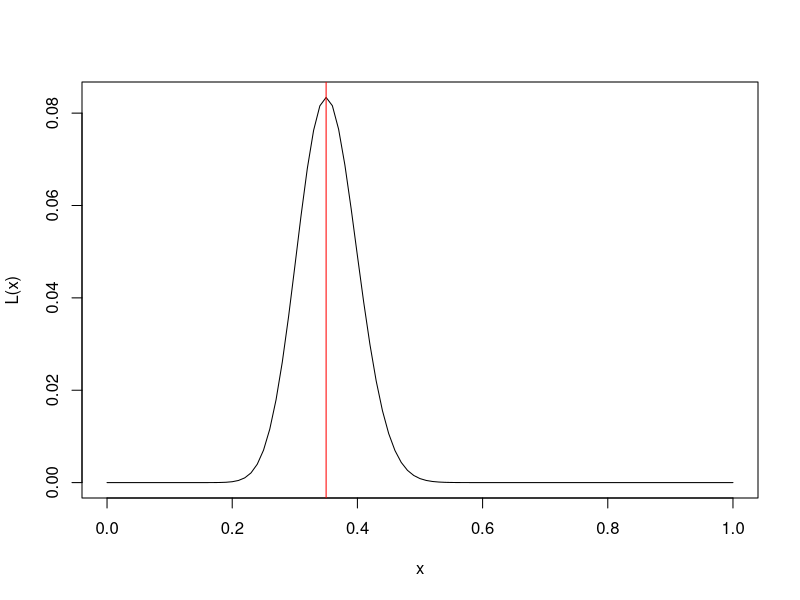
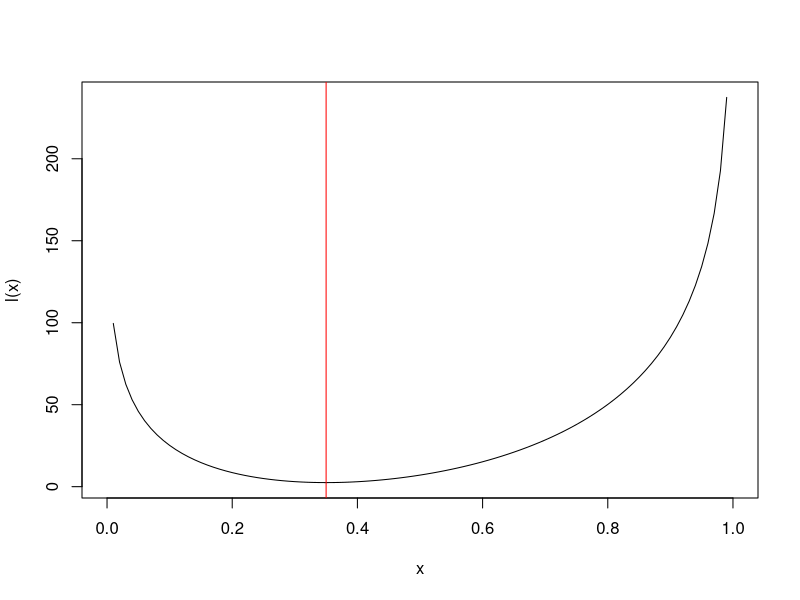

Source code (R) for these figures, in order:
L <- function(p)
  
  choose(100, 35) * p^35 * (1 - p)^65

l <- function(p)
  
  -log(L(p))



curve(L)

abline(v = 0.35, col = "red")



curve(l)

abline(v = 0.35, col = "red")



resultado <- optim(0.6, l, method = "BFGS", hessian = TRUE)

resultado$par

1 / resultado$hessian